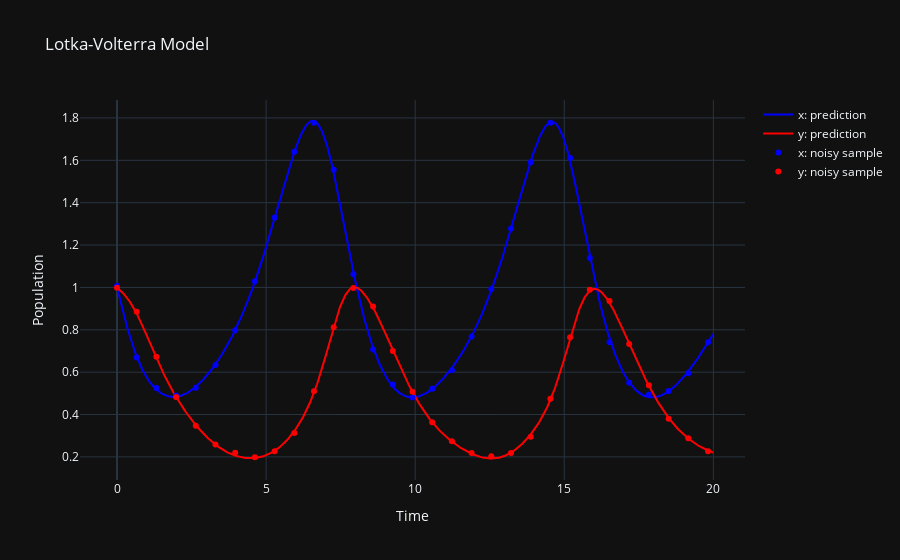

Notebook code cell kept with this figure:
### Code cell
with torch.no_grad():
    t_f = torch.linspace(0, 20, 1000).reshape(-1, 1).to(device).float()
    X_pred = f_known(t_f)
    x_pred, y_pred = to_numpy(X_pred[:, 0:1]), to_numpy(X_pred[:, 1:2])
    res_pred = f_unknown(X_pred)
    res_x, res_y = to_numpy(res_pred[:, 0:1]), to_numpy(res_pred[:, 1:2])
    t_f = to_numpy(t_f)
    t_sample = to_numpy(t_sample)
    x_sample = to_numpy(x_sample)
    y_sample = to_numpy(y_sample)

    fig = go.Figure()
    fig.add_trace(go.Scatter(x=t_f, y=x_pred, mode='lines', name='x: prediction', line=dict(color='blue')))
    fig.add_trace(go.Scatter(x=t_f, y=y_pred, mode='lines', name='y: prediction', line=dict(color='red')))
    fig.add_trace(go.Scatter(x=t_sample, y=x_sample, mode='markers', name='x: noisy sample', line=dict(color='blue')))
    fig.add_trace(go.Scatter(x=t_sample, y=y_sample, mode='markers', name='y: noisy sample', line=dict(color='red')))
    fig.update_layout(title='Lotka-Volterra Model', xaxis_title='Time', yaxis_title='Population')
    fig.show()

### Figure 1 — Plotly figure (JSON) as saved in the notebook; plotly's stock layout.template omitted (floating-point values rounded to 4 significant figures; data arrays with more than 128 entries replaced by an {"elided": "..."} marker saying what was removed)
{"data": [{"line": {"color": "blue"}, "mode": "lines", "name": "x: prediction", "type": "scatter", "x": {"elided": "1000 float values"}, "y": {"elided": "1000 float values"}}, {"line": {"color": "red"}, "mode": "lines", "name": "y: prediction", "type": "scatter", "x": {"elided": "1000 float values"}, "y": {"elided": "1000 float values"}}, {"line": {"color": "blue"}, "mode": "markers", "name": "x: noisy sample", "type": "scatter", "x": [0, 0.6607, 1.321, 1.982, 2.643, 3.303, 3.964, 4.625, 5.285, 5.946, 6.607, 7.267, 7.928, 8.589, 9.249, 9.91, 10.57, 11.23, 11.89, 12.55, 13.21, 13.87, 14.53, 15.2, 15.86, 16.52, 17.18, 17.84, 18.5, 19.16, 19.82], "y": [1.007, 0.6693, 0.5253, 0.4893, 0.5263, 0.634, 0.7982, 1.029, 1.33, 1.641, 1.777, 1.555, 1.062, 0.7074, 0.5412, 0.4808, 0.5217, 0.6089, 0.7687, 0.9929, 1.278, 1.59, 1.777, 1.611, 1.138, 0.7417, 0.5495, 0.494, 0.5112, 0.5944, 0.7408]}, {"line": {"color": "red"}, "mode": "markers", "name": "y: noisy sample", "type": "scatter", "x": [0, 0.6607, 1.321, 1.982, 2.643, 3.303, 3.964, 4.625, 5.285, 5.946, 6.607, 7.267, 7.928, 8.589, 9.249, 9.91, 10.57, 11.23, 11.89, 12.55, 13.21, 13.87, 14.53, 15.2, 15.86, 16.52, 17.18, 17.84, 18.5, 19.16, 19.82], "y": [0.9987, 0.8851, 0.6721, 0.4826, 0.3476, 0.2588, 0.2193, 0.1984, 0.2271, 0.313, 0.5097, 0.8122, 0.997, 0.9099, 0.6998, 0.5079, 0.3634, 0.2742, 0.2181, 0.2025, 0.2189, 0.295, 0.475, 0.7646, 0.9895, 0.9355, 0.7329, 0.5384, 0.3803, 0.2879, 0.2269]}], "layout": {"title": {"text": "Lotka-Volterra Model"}, "xaxis": {"title": {"text": "Time"}}, "yaxis": {"title": {"text": "Population"}}}}
